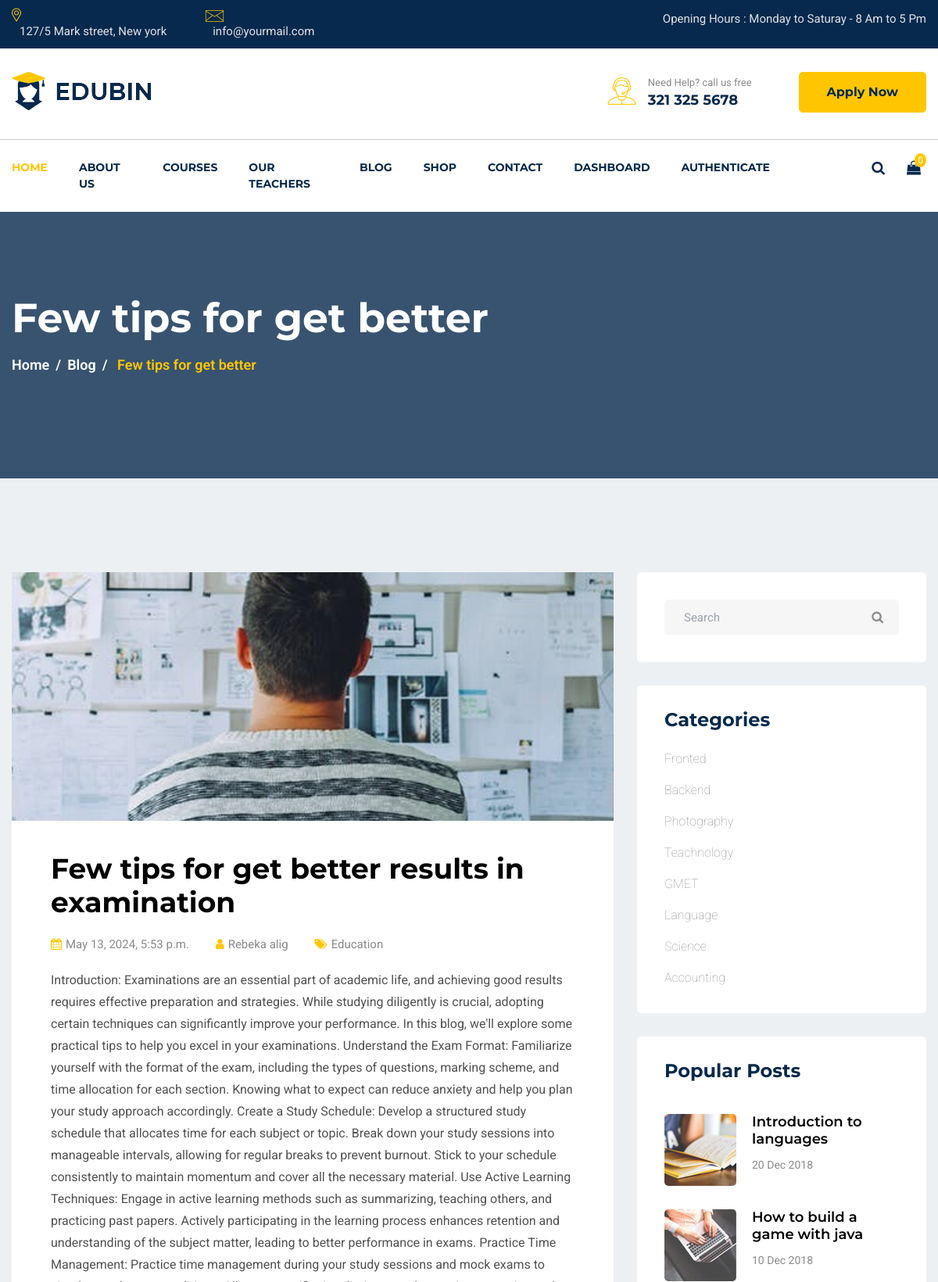
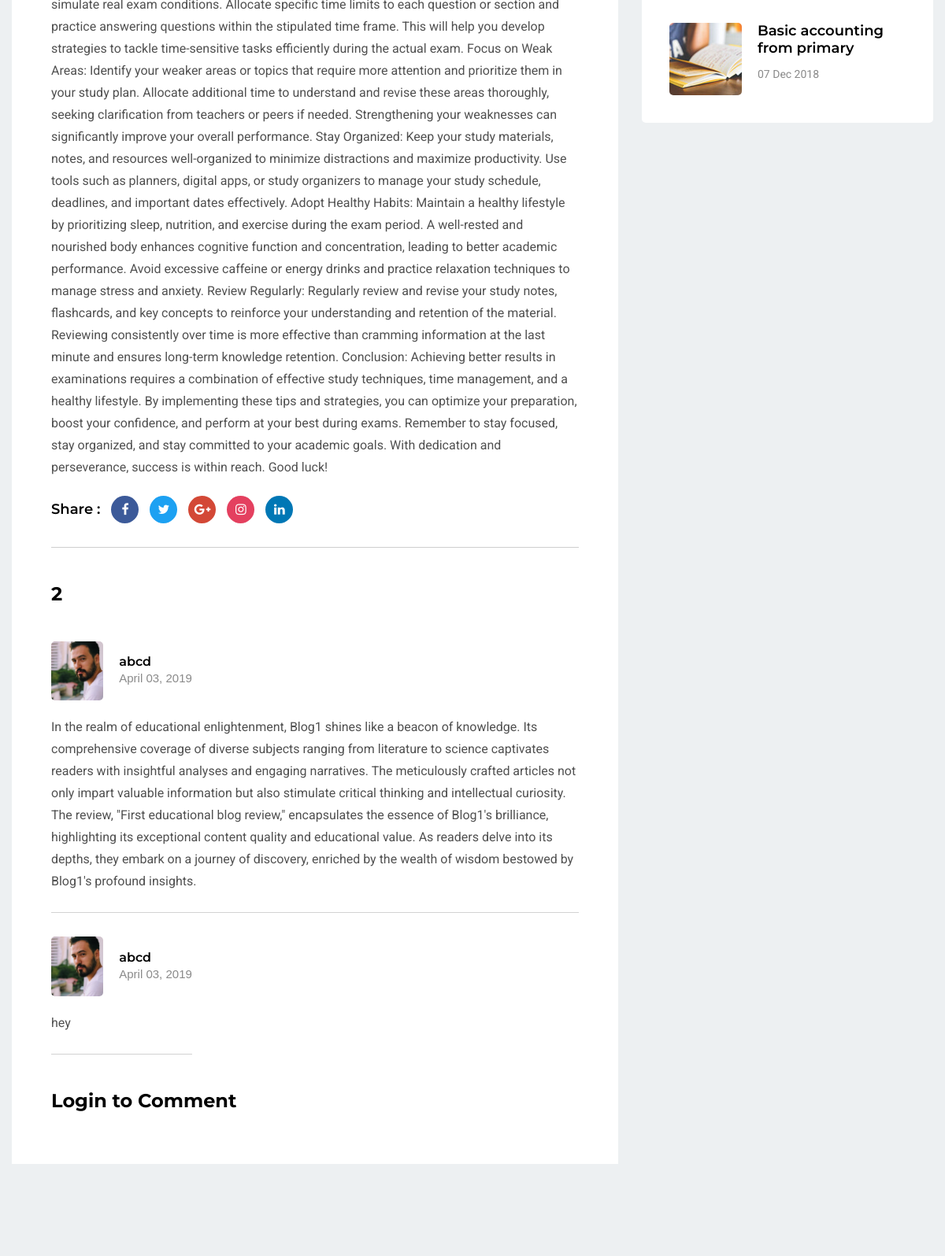
The page /mentor/blogs-single/1 (upper part) on the database its author committed (2 pictures, top to bottom).
### mentor/models.py (models this page shows, shortened)
class Blog(models.Model):
    teacher = models.ForeignKey(Teacher, on_delete=models.CASCADE, related_name='blog_teacher')
    title = models.CharField(max_length=100)
    category = models.ForeignKey(Category,on_delete=models.CASCADE, related_name='blog_category')
    content = models.TextField(null=False,blank=False)
    image = models.ImageField(upload_to='blog_images', null=True, blank=True)
    created_at = models.DateTimeField(auto_now_add=True,null=True)

class Teacher(models.Model):
    teacher = models.ForeignKey(User,on_delete=models.CASCADE,related_name='teacher')
    image = models.ImageField(upload_to='teacher_images', null=True, blank=True)
    position = models.CharField(max_length=20)
    about = models.TextField(max_length=2000,null=False,blank=False)
    achievements = models.TextField(max_length=1500,null=False,blank=False)
    objectives = models.TextField(max_length=1500,null=False,blank=False)
    created_at = models.DateTimeField(auto_now_add=True,null=True)

class Category(models.Model):
    name = models.CharField(max_length=100)

class BlogReview(models.Model):
    student = models.ForeignKey(Student,on_delete=models.CASCADE, related_name='blog_review_student')
    comment = models.TextField(max_length=800,null=False,blank=False)
    blog = models.ForeignKey(Blog,on_delete=models.CASCADE,related_name='review_blog_content',null=True)
    created_at = models.DateTimeField(auto_now_add=True,null=True)

class Student(models.Model):
    student = models.ForeignKey(User,on_delete=models.CASCADE,related_name='student')
    image = models.ImageField(upload_to='student_images', null=True, blank=True)
    created_at = models.DateTimeField(auto_now_add=True,null=True)

### mentor/views.py (the view)
# urls.py: path('blogs-single/<int:id>', views.blogs_single, name="blogs-single"),
def blogs_single(request,id):
    blog = models.Blog.objects.get(id=id)
    blog_review = models.BlogReview.objects.filter(blog=blog)
    if request.user.is_authenticated:
        userId = request.user
        student = models.Student.objects.get(student=userId)
        studentId = student.id
        studentImage = json.dumps(student.image.url)
        username = json.dumps(student.student.username)
        context={
            'blog':blog,
            'blog_review':blog_review,
            'studentId':studentId,
            'studentImage':studentImage,
            'username':username
        }
    else:
        context = {
            'blog':blog,
            'blog_review':blog_review,
        }
    return render(request,'mentor/blog-single.html',context=context)

### mentor/templates/mentor/blog-single.html (shortened to what this page needs)
{% extends 'mentor/base.html' %}
{% load static %}
  {% block content %}
  <section
  id="page-banner"
  class="pt-105 pb-130 bg_cover"
  data-overlay="8"
  style="background-image: url(images/page-banner-4.jpg %})"
>
  <div class="container">
    <div class="row">
      <div class="col-lg-12">
        <div class="page-banner-cont">
          <h2>Few tips for get better</h2>
          <nav aria-label="breadcrumb">
            <ol class="breadcrumb">
              <li class="breadcrumb-item"><a href="#">Home</a></li>
              <li class="breadcrumb-item"><a href="#">Blog</a></li>
              <li class="breadcrumb-item active" aria-current="page">
                Few tips for get better
              </li>
            </ol>
          </nav>
        </div>
      </div>
    </div>
  </div>
  </section>
    <section id="blog-singel" class="pt-90 pb-120 gray-bg">
      <div class="container">
        <div class="row">
          <div class="col-lg-8">
            <div class="blog-details mt-30">
              <div class="thum">
                <img src="{{blog.image.url}}" alt="Blog Details" />
              </div>
              <div class="cont">
                <h3>Few tips for get better results in examination</h3>
                <ul>
                  <li>
                    <a href="#"
                      ><i class="fa fa-calendar"></i>{{blog.created_at}}</a
                    >
                  </li>
                  <li>
                    <a href="#"
                      ><i class="fa fa-user"></i
                      >{{blog.teacher.teacher.username}}</a
                    >
                  </li>
                  <li>
                    <a href="#"
                      ><i class="fa fa-tags"></i>{{blog.category.name}}</a
                    >
                  </li>
                </ul>
                <p>{{blog.content}}</p>
                <ul class="share">
                  <li class="title">Share :</li>
                  <li>
                    <a href="#"><i class="fa fa-facebook-f"></i></a>
                  </li>
                  <li>
                    <a href="#"><i class="fa fa-twitter"></i></a>
                  </li>
                  <li>
                    <a href="#"><i class="fa fa-google-plus"></i></a>
                  </li>
                  <li>
                    <a href="#"><i class="fa fa-instagram"></i></a>
                  </li>
                  <li>
                    <a href="#"><i class="fa fa-linkedin"></i></a>
                  </li>
                </ul>
                <div class="blog-comment pt-45">
                  <div class="title pb-15">
                    <h3>{{blog_review.count}}</h3>
                  </div>
                  <ul id="review">
                      {% for review in blog_review %}
                        <li>
                          <div class="comment">
                            <div class="comment-author">
                              <div class="author-thum">
                                <img src="{{ review.student.image.url }}" style="height: 2cm; width: auto;" alt="Reviews" />
                              </div>
                              <div class="comment-name">
                                <h6>{{ review.student.student.username }}</h6>
                                <span>April 03, 2019</span>
                              </div>
                            </div>
                            <div class="comment-description pt-20">
                              <p>{{ review.comment }}</p>
                            </div>
                          </div>
                        </li>
                      {% endfor %}
                  </ul>
                    {% if user.is_authenticated %}
                      <div class="title pt-45 pb-25">
                        <h3>Leave a comment</h3>
                      </div>
                      <div class="comment-form">
                        <form action="#">
                          <div class="row">
                            <div class="col-md-12">
                              <div class="form-singel">
                                <textarea
                                  placeholder="Comment"
                                  id="message"
                                ></textarea>
                              </div>
                            </div>
                            <div class="col-md-12">
                              <div class="form-singel">
                                <button class="main-btn" id="review-submit">
                                  Submit
                                </button>
                              </div>
                            </div>
                          </div>
                        </form>
                      </div>
                    {% else %}
                      <div class="title pt-45 pb-25">
                        <h3>Login to Comment</h3>
                      </div>
                    {% endif %}
                </div>
              </div>
            </div>
          </div>
          <div class="col-lg-4">
            <div class="saidbar">
              <div class="row">
                <div class="col-lg-12 col-md-6">
                  <div class="saidbar-search mt-30">
                    <form action="#">
                      <input type="text" placeholder="Search" />
                      <button type="button">
                        <i class="fa fa-search"></i>
                      </button>
                    </form>
                  </div>
                  <div class="categories mt-30">
                    <h4>Categories</h4>
                    <ul>
                      <li><a href="#">Fronted</a></li>
                      <li><a href="#">Backend</a></li>
                      <li><a href="#">Photography</a></li>
                      <li><a href="#">Teachnology</a></li>
                      <li><a href="#">GMET</a></li>
                      <li><a href="#">Language</a></li>
                      <li><a href="#">Science</a></li>
                      <li><a href="#">Accounting</a></li>
                    </ul>
                  </div>
                </div>
                <div class="col-lg-12 col-md-6">
                  <div class="saidbar-post mt-30">
                    <h4>Popular Posts</h4>
                    <ul>
                      <li>
                        <a href="#">
                          <div class="singel-post">
                            <div class="thum">
                              <img
                                src="{% static 'images/blog/blog-post/bp-1.jpg' %}"
                                alt="Blog"
                              />
                            </div>
                            <div class="cont">
                              <h6>Introduction to languages</h6>
                              <span>20 Dec 2018</span>
                            </div>
                          </div>
                        </a>
                      </li>
                      <li>
                        <a href="#">
                          <div class="singel-post">
                            <div class="thum">
                              <img
                                src="{% static 'images/blog/blog-post/bp-2.jpg' %}"
                                alt="Blog"
                              />
                            </div>
                            <div class="cont">
                              <h6>How to build a game with java</h6>
                              <span>10 Dec 2018</span>
                            </div>
                          </div>
                        </a>
                      </li>
                      <li>
                        <a href="#">
                          <div class="singel-post">
                            <div class="thum">
                              <img
                                src="{% static 'images/blog/blog-post/bp-1.jpg' %}"
                                alt="Blog"
                              />
                            </div>
                            <div class="cont">
                              <h6>Basic accounting from primary</h6>
                              <span>07 Dec 2018</span>
                            </div>
                          </div>
                        </a>
                      </li>
                    </ul>
                  </div>
                </div>
              </div>
            </div>
          </div>
        </div>
      </div>
    </section>
    {% endblock %}

### static/css/default.css (style rules this page uses)
.mt-30 { margin-top: 30px; }
.pt-20 { padding-top: 20px; }
.pt-45 { padding-top: 45px; }
.pt-90 { padding-top: 90px; }
.pt-105 { padding-top: 105px; }
.pb-15 { padding-bottom: 15px; }
.pb-25 { padding-bottom: 25px; }
.pb-120 { padding-bottom: 120px; }
.pb-130 { padding-bottom: 130px; }
.gray-bg { background: #edf0f2; }
[data-overlay] { position: relative; }
[data-overlay]::before { background: #07294d none repeat scroll 0 0; content: ""; height: 100%; left: 0; position: absolute; top: 0; width: 100%; z-index: 1; }
[data-overlay="8"]::before { opacity: 0.8; }

### rows shown on the page
Blog: image (picture), created_at "May 13, 2024, 5:53 p.m.", teacher.teacher.username "Rebeka alig", category.name "Education", content "Introduction: Examinations are an essential part of academic life, and achieving good results requires effective preparation and strategies. While studying diligently is crucial, adopting certain techniques can significantly improve your performance. In this blog, we'll explore some practical tips to help you excel in your examinations. Understand the Exam Format: Familiarize yourself with the format of the exam, including the types of questions, marking scheme, and time allocation for each section. Knowing what to expect can reduce anxiety and help you plan your study approach accordingly. Create a Study Schedule: Develop a structured study schedule that allocates time for each subject or…"
BlogReview: student.image (picture), student.student.username "abcd", comment "In the realm of educational enlightenment, Blog1 shines like a beacon of knowledge. Its comprehensive coverage of diverse subjects ranging from literature to science captivates readers with insightful analyses and engaging narratives. The meticulously crafted articles not only impart valuable information but also stimulate critical thinking and intellectual curiosity. The review, \"First educational blog review,\" encapsulates the essence of Blog1's brilliance, highlighting its exceptional content quality and educational value. As readers delve into its depths, they embark on a journey of discovery, enriched by the wealth of wisdom bestowed by Blog1's profound insights."
BlogReview: student.image (picture), student.student.username "abcd", comment "hey"

### other values the page prints
{{ blog_review.count }} "2"
